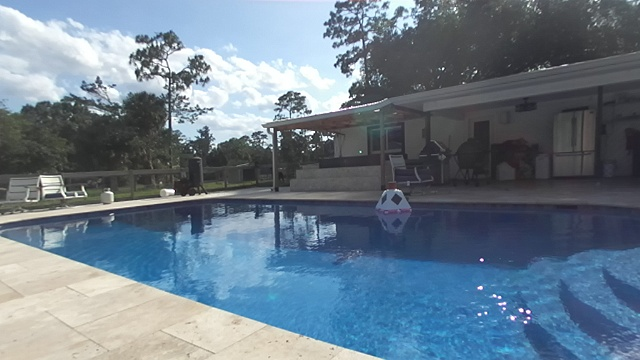
#> input picture trainImagesZed/images/img105.jpg, 640 x 360 px; its folder holds only this picture in this run
$ python dedup_dataset.py
#> lines starting #> are read from the running program, lines starting #| are printed output that depends on the picture
#> in find_duplicates, img is the input picture: shape (360, 640, 3); mean B, G, R 137.9, 123.6, 107.1
#!/usr/bin/env python3
"""
Remove near-duplicate images (and their YOLO labels) from a training dataset.

Two images are considered duplicates only when BOTH conditions hold:
  1. Structurally similar — perceptual hash (pHash) distance <= --hash-thresh
  2. Same color distribution — hue-histogram correlation >= --color-thresh

Images that are structurally identical but differ in color (e.g., same scene
with a red buoy vs a green buoy) satisfy condition 1 but NOT condition 2,
so they are kept.

Usage:
    python dedup_dataset.py
    python dedup_dataset.py -i trainImagesZed/images -l trainImagesZed/labels
    python dedup_dataset.py --dry-run
"""

import os
import cv2
import numpy as np
import argparse
from pathlib import Path


def compute_phash(img, hash_size=8):
    """
    Perceptual hash over the grayscale DCT of the image.
    Captures scene structure; color differences do NOT affect the hash.
    Returns a boolean array of length hash_size².
    """
#> called with hash_size = 8
    gray = cv2.cvtColor(img, cv2.COLOR_BGR2GRAY)
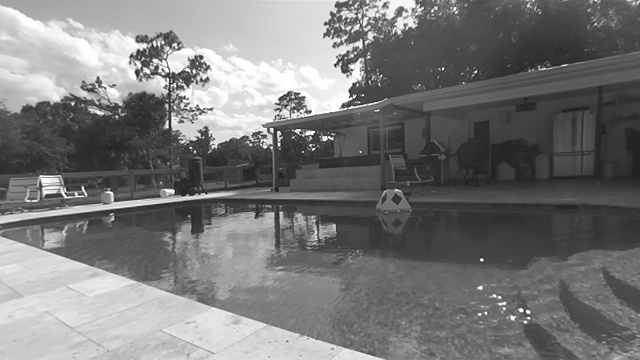
#> gray: shape (360, 640); min 13, max 255, mean 120.3
    resized = cv2.resize(gray, (hash_size * 4, hash_size * 4))
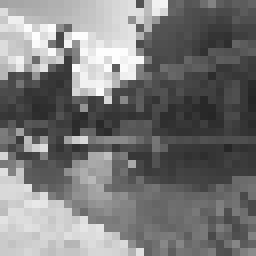
#> resized: shape (32, 32) (shown 8 times larger); min 36, max 254, mean 120.1
    dct = cv2.dct(np.float32(resized))
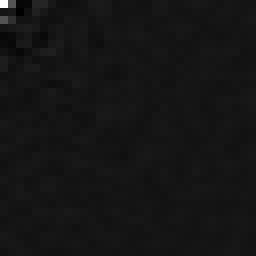
#> dct: shape (32, 32) float32 (shown 8 times larger); min -346, max 3842.6, mean 4.5; drawn with min black and max white
    dct_low = dct[:hash_size, :hash_size]
    median = np.median(dct_low)
#> median = 0.924
    return (dct_low > median).flatten()


def hash_distance(h1, h2):
    return int(np.sum(h1 != h2))


def hue_histogram_correlation(img1, img2):
    """
    Pearson correlation of the hue-channel histograms.
    Returns 1.0 for identical hue distributions, lower for different colors.
    Red vs green buoys typically score < 0.5; same-color near-duplicates > 0.9.
    """
    hsv1 = cv2.cvtColor(img1, cv2.COLOR_BGR2HSV)
    hsv2 = cv2.cvtColor(img2, cv2.COLOR_BGR2HSV)
    h1 = cv2.calcHist([hsv1], [0], None, [36], [0, 180])
    h2 = cv2.calcHist([hsv2], [0], None, [36], [0, 180])
    cv2.normalize(h1, h1)
    cv2.normalize(h2, h2)
    return float(cv2.compareHist(h1, h2, cv2.HISTCMP_CORREL))


def find_duplicates(image_paths, hash_thresh, color_thresh):
    """
    Returns a set of image Paths to remove.

    Steps:
      1. Compute pHash for every image.
      2. Union-Find: group images whose pHash distance <= hash_thresh (same structure).
      3. Within each group, sub-group by hue histogram correlation >= color_thresh.
         Images in the same color sub-group are true duplicates — keep the first
         (alphabetically), mark the rest for removal.
    """
    print(f"Loading and hashing {len(image_paths)} images...")

    images = {}
    hashes = {}
    for p in image_paths:
        img = cv2.imread(str(p))
        if img is None:
            print(f"  Warning: could not read {p.name}, skipping")
            continue
        images[p] = img
        hashes[p] = compute_phash(img)

    valid = list(images.keys())
#> valid = 1 item

    # --- Union-Find ---
    parent = {p: p for p in valid}
#> parent = 1 item

    def find(x):
        while parent[x] != x:
            parent[x] = parent[parent[x]]
            x = parent[x]
        return x

    def union(x, y):
        parent[find(x)] = find(y)

    print(f"Comparing pairs (hash_thresh={hash_thresh}, color_thresh={color_thresh})...")
    for i in range(len(valid)):
        for j in range(i + 1, len(valid)):
            if hash_distance(hashes[valid[i]], hashes[valid[j]]) <= hash_thresh:
                union(valid[i], valid[j])
#> this loop made 1 pass

    # Collect groups with more than one image
    groups: dict = {}
    for p in valid:
        groups.setdefault(find(p), []).append(p)
#> after the loop, groups = 1 item
    groups = [g for g in groups.values() if len(g) > 1]
#> groups = []
    print(f"  {len(groups)} structurally similar group(s) found")
#|   0 structurally similar group(s) found

    to_remove = set()

    for group in groups:
        # Sub-group by color: greedy — compare each image to the representative
        # of existing color buckets
        color_buckets: list[list] = []

        for p in sorted(group, key=lambda x: x.name):
            placed = False
            for bucket in color_buckets:
                rep = bucket[0]
                if hue_histogram_correlation(images[p], images[rep]) >= color_thresh:
                    bucket.append(p)
                    placed = True
                    break
            if not placed:
                color_buckets.append([p])

        # Within each color bucket: keep the first, remove the rest
        for bucket in color_buckets:
            if len(bucket) > 1:
                to_remove.update(bucket[1:])
#> this loop made 0 passes
#> after the loop, to_remove = 0 items

    return to_remove


def main():
    parser = argparse.ArgumentParser(
        description="Remove near-duplicate images and labels from a training dataset"
    )
    parser.add_argument('-i', '--images', default='trainImagesZed/images',
                        help="Directory of training images (default: trainImagesZed/images)")
    parser.add_argument('-l', '--labels', default='trainImagesZed/labels',
                        help="Directory of YOLO label files (default: trainImagesZed/labels)")
    parser.add_argument('--hash-thresh', type=int, default=8,
                        help="Max pHash hamming distance to consider two images structurally "
                             "similar; 0–64 range, lower = stricter (default: 8)")
    parser.add_argument('--color-thresh', type=float, default=0.90,
                        help="Min hue-histogram correlation to consider two images the same "
                             "color; 0–1 range, higher = stricter (default: 0.90)")
    parser.add_argument('--dry-run', action='store_true',
                        help="Print what would be deleted without deleting anything")
    args = parser.parse_args()

    img_dir = Path(args.images)
    lbl_dir = Path(args.labels)

    if not img_dir.exists():
        print(f"Error: images directory not found: {img_dir}")
        return

    exts = {'.jpg', '.jpeg', '.png', '.bmp'}
    image_paths = sorted(p for p in img_dir.iterdir() if p.suffix.lower() in exts)

    if not image_paths:
        print(f"No images found in {img_dir}")
        return

    print(f"Images : {img_dir}  ({len(image_paths)} files)")
    print(f"Labels : {lbl_dir}")
    if args.dry_run:
        print("DRY RUN — no files will be deleted\n")
    else:
        print()

    to_remove = find_duplicates(image_paths, args.hash_thresh, args.color_thresh)
#> to_remove = 0 items

    if not to_remove:
        print("\nNo duplicates found.")
        return

    removed_imgs = 0
    removed_lbls = 0

    print(f"\n{len(to_remove)} duplicate(s) to remove:")
    for img_path in sorted(to_remove, key=lambda p: p.name):
        lbl_path = lbl_dir / (img_path.stem + '.txt')
        has_label = lbl_path.exists()
        suffix = f"  +  {lbl_path.name}" if has_label else ""
        print(f"  {img_path.name}{suffix}")

        if not args.dry_run:
            img_path.unlink()
            removed_imgs += 1
            if has_label:
                lbl_path.unlink()
                removed_lbls += 1

    if args.dry_run:
        print(f"\nDry run complete — would remove {len(to_remove)} image(s) and their labels.")
    else:
        print(f"\nDone — removed {removed_imgs} image(s) and {removed_lbls} label file(s).")


if __name__ == '__main__':
    main()

$ run again, on trainImagesZed/images/img172.jpg
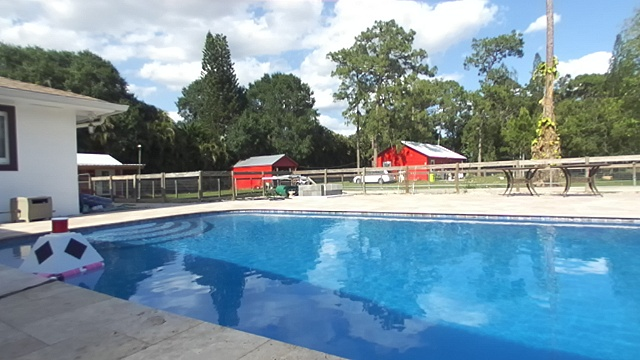
#> input picture trainImagesZed/images/img172.jpg, 640 x 360 px
#> in find_duplicates, img is the input picture: shape (360, 640, 3); mean B, G, R 160.4, 146.9, 120.5
#> in compute_phash, `gray = cv2.cvtColor(img, cv2.COLOR_BGR2GRAY)`:
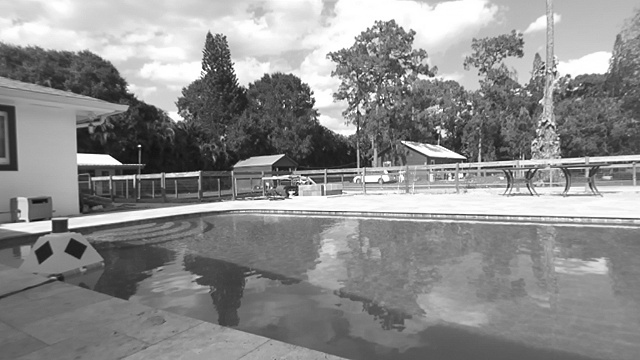
#> gray: shape (360, 640); min 1, max 255, mean 140.6
#> in compute_phash, `dct = cv2.dct(np.float32(resized))`:
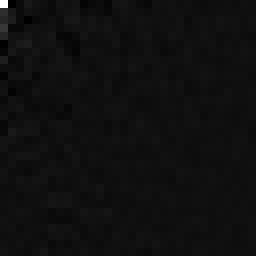
#> dct: shape (32, 32) float32 (shown 8 times larger); min -295.5, max 4490.1, mean 5.8; drawn with min black and max white
#> median = 20.72
#> valid = 1 item
#> the loop in find_duplicates, `for i in range(len(valid)):` made 1 pass
#> the loop in find_duplicates, `for p in valid:` made 1 pass
#> in find_duplicates, `groups = [g for g in groups.values() if len(g) > 1]`: groups = []
#|   0 structurally similar group(s) found
#> after the loop in find_duplicates, `for group in groups:`: to_remove = 0 items

$ run again, on trainImagesZed/images/img202.jpg
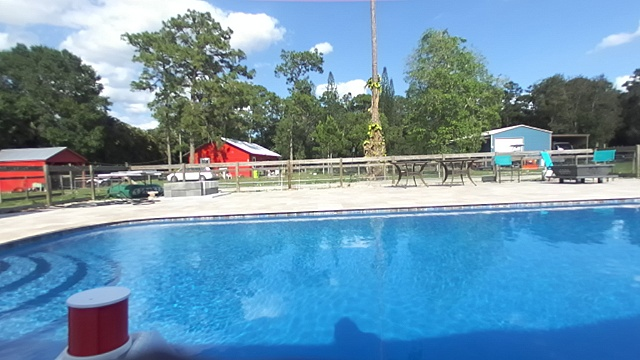
#> input picture trainImagesZed/images/img202.jpg, 640 x 360 px
#> in find_duplicates, img is the input picture: shape (360, 640, 3); mean B, G, R 173.4, 147.7, 106.9
#> in compute_phash, `gray = cv2.cvtColor(img, cv2.COLOR_BGR2GRAY)`:
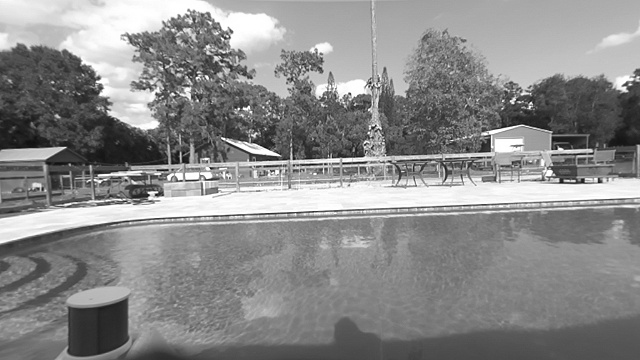
#> gray: shape (360, 640); min 2, max 255, mean 138.4
#> in compute_phash, `dct = cv2.dct(np.float32(resized))`:
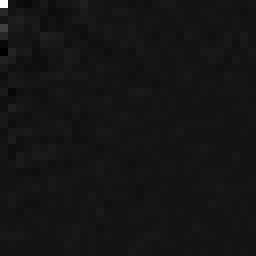
#> dct: shape (32, 32) float32 (shown 8 times larger); min -393.6, max 4449.7, mean 6.1; drawn with min black and max white
#> median = 17.99
#> valid = 1 item
#> the loop in find_duplicates, `for i in range(len(valid)):` made 1 pass
#> the loop in find_duplicates, `for p in valid:` made 1 pass
#> in find_duplicates, `groups = [g for g in groups.values() if len(g) > 1]`: groups = []
#|   0 structurally similar group(s) found
#> after the loop in find_duplicates, `for group in groups:`: to_remove = 0 items

$ run again, on trainImagesZed/images/img212.jpg
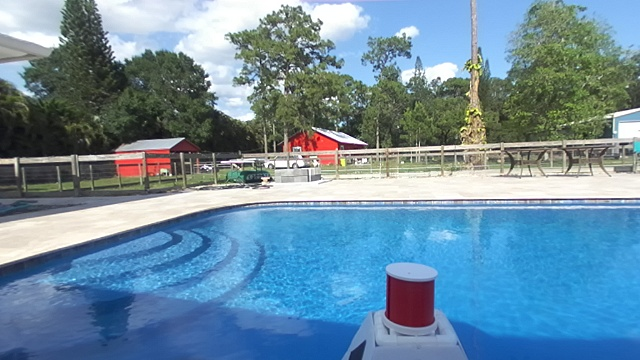
#> input picture trainImagesZed/images/img212.jpg, 640 x 360 px
#> in find_duplicates, img is the input picture: shape (360, 640, 3); mean B, G, R 160.2, 140.4, 107.9
#> in compute_phash, `gray = cv2.cvtColor(img, cv2.COLOR_BGR2GRAY)`:
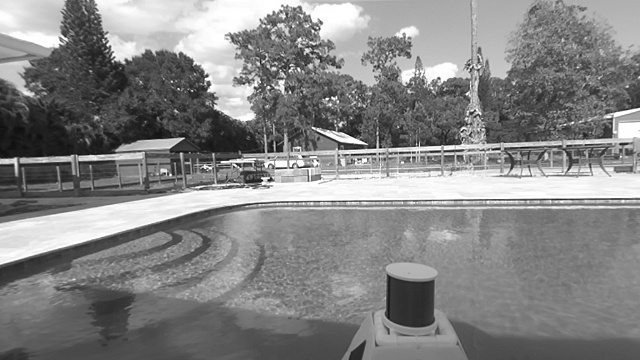
#> gray: shape (360, 640); min 1, max 255, mean 132.9
#> in compute_phash, `dct = cv2.dct(np.float32(resized))`:
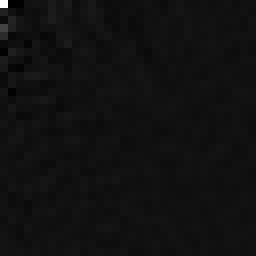
#> dct: shape (32, 32) float32 (shown 8 times larger); min -305.1, max 4269.1, mean 6.4; drawn with min black and max white
#> median = 9.52
#> valid = 1 item
#> the loop in find_duplicates, `for i in range(len(valid)):` made 1 pass
#> the loop in find_duplicates, `for p in valid:` made 1 pass
#> in find_duplicates, `groups = [g for g in groups.values() if len(g) > 1]`: groups = []
#|   0 structurally similar group(s) found
#> after the loop in find_duplicates, `for group in groups:`: to_remove = 0 items
